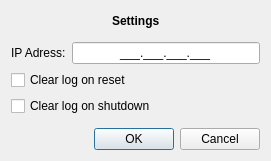
<?xml version="1.0" encoding="UTF-8"?>
<ui version="4.0">
 <class>DialogSettings</class>
 <widget class="QDialog" name="DialogSettings">
  <property name="geometry">
   <rect>
    <x>0</x>
    <y>0</y>
    <width>271</width>
    <height>161</height>
   </rect>
  </property>
  <property name="windowTitle">
   <string>Settings</string>
  </property>
  <layout class="QVBoxLayout" name="verticalLayout">
   <item>
    <layout class="QHBoxLayout" name="horizontalLayout_3">
     <item>
      <spacer name="horizontalSpacer_2">
       <property name="orientation">
        <enum>Qt::Horizontal</enum>
       </property>
       <property name="sizeHint" stdset="0">
        <size>
         <width>40</width>
         <height>20</height>
        </size>
       </property>
      </spacer>
     </item>
     <item>
      <widget class="QLabel" name="label_2">
       <property name="font">
        <font>
         <weight>75</weight>
         <bold>true</bold>
        </font>
       </property>
       <property name="text">
        <string>Settings</string>
       </property>
      </widget>
     </item>
     <item>
      <spacer name="horizontalSpacer_3">
       <property name="orientation">
        <enum>Qt::Horizontal</enum>
       </property>
       <property name="sizeHint" stdset="0">
        <size>
         <width>40</width>
         <height>20</height>
        </size>
       </property>
      </spacer>
     </item>
    </layout>
   </item>
   <item>
    <spacer name="verticalSpacer_2">
     <property name="orientation">
      <enum>Qt::Vertical</enum>
     </property>
     <property name="sizeHint" stdset="0">
      <size>
       <width>20</width>
       <height>40</height>
      </size>
     </property>
    </spacer>
   </item>
   <item>
    <layout class="QHBoxLayout" name="horizontalLayout_2">
     <item>
      <widget class="QLabel" name="label">
       <property name="text">
        <string>IP Adress:</string>
       </property>
      </widget>
     </item>
     <item>
      <widget class="QLineEdit" name="ip">
       <property name="inputMask">
        <string>000.000.000.000;_</string>
       </property>
       <property name="maxLength">
        <number>15</number>
       </property>
       <property name="alignment">
        <set>Qt::AlignCenter</set>
       </property>
      </widget>
     </item>
    </layout>
   </item>
   <item>
    <widget class="QCheckBox" name="cbClearOnReset">
     <property name="text">
      <string>Clear log on reset</string>
     </property>
    </widget>
   </item>
   <item>
    <widget class="QCheckBox" name="cbClearOnShutdown">
     <property name="text">
      <string>Clear log on shutdown</string>
     </property>
    </widget>
   </item>
   <item>
    <spacer name="verticalSpacer">
     <property name="orientation">
      <enum>Qt::Vertical</enum>
     </property>
     <property name="sizeHint" stdset="0">
      <size>
       <width>20</width>
       <height>40</height>
      </size>
     </property>
    </spacer>
   </item>
   <item>
    <layout class="QHBoxLayout" name="horizontalLayout">
     <item>
      <spacer name="horizontalSpacer">
       <property name="orientation">
        <enum>Qt::Horizontal</enum>
       </property>
       <property name="sizeHint" stdset="0">
        <size>
         <width>40</width>
         <height>20</height>
        </size>
       </property>
      </spacer>
     </item>
     <item>
      <widget class="QPushButton" name="ok">
       <property name="text">
        <string>OK</string>
       </property>
      </widget>
     </item>
     <item>
      <widget class="QPushButton" name="cancel">
       <property name="text">
        <string>Cancel</string>
       </property>
      </widget>
     </item>
    </layout>
   </item>
  </layout>
 </widget>
 <resources/>
 <connections>
  <connection>
   <sender>cancel</sender>
   <signal>clicked()</signal>
   <receiver>DialogSettings</receiver>
   <slot>reject()</slot>
   <hints>
    <hint type="sourcelabel">
     <x>213</x>
     <y>88</y>
    </hint>
    <hint type="destinationlabel">
     <x>264</x>
     <y>72</y>
    </hint>
   </hints>
  </connection>
  <connection>
   <sender>ok</sender>
   <signal>clicked()</signal>
   <receiver>DialogSettings</receiver>
   <slot>accept()</slot>
   <hints>
    <hint type="sourcelabel">
     <x>134</x>
     <y>86</y>
    </hint>
    <hint type="destinationlabel">
     <x>69</x>
     <y>86</y>
    </hint>
   </hints>
  </connection>
 </connections>
</ui>
